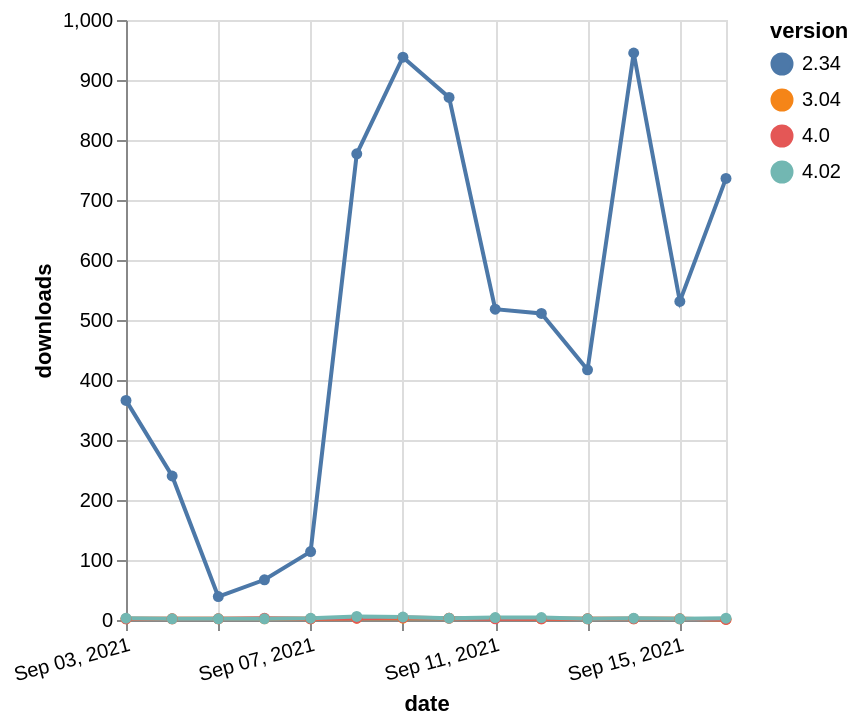

The specification (Vega-Lite) saved for this image:
### Vega-Lite specification from a JSON file in a GitHub repository (floating-point values rounded to 4 significant figures)
{"$schema": "https://vega.github.io/schema/vega-lite/v5.json", "description": "A simple bar chart with embedded data.", "data": {"values": [{"date": "2021-09-03", "total": 7935, "delta": 2, "version": "3.04"}, {"date": "2021-09-04", "total": 7937, "delta": 2, "version": "3.04"}, {"date": "2021-09-05", "total": 7939, "delta": 2, "version": "3.04"}, {"date": "2021-09-06", "total": 7941, "delta": 2, "version": "3.04"}, {"date": "2021-09-07", "total": 7943, "delta": 2, "version": "3.04"}, {"date": "2021-09-08", "total": 7946, "delta": 3, "version": "3.04"}, {"date": "2021-09-09", "total": 7949, "delta": 3, "version": "3.04"}, {"date": "2021-09-10", "total": 7952, "delta": 3, "version": "3.04"}, {"date": "2021-09-11", "total": 7955, "delta": 3, "version": "3.04"}, {"date": "2021-09-12", "total": 7957, "delta": 2, "version": "3.04"}, {"date": "2021-09-13", "total": 7959, "delta": 2, "version": "3.04"}, {"date": "2021-09-14", "total": 7961, "delta": 2, "version": "3.04"}, {"date": "2021-09-15", "total": 7963, "delta": 2, "version": "3.04"}, {"date": "2021-09-16", "total": 7964, "delta": 1, "version": "3.04"}, {"date": "2021-09-03", "total": 2490, "delta": 2, "version": "4.0"}, {"date": "2021-09-04", "total": 2492, "delta": 2, "version": "4.0"}, {"date": "2021-09-05", "total": 2494, "delta": 2, "version": "4.0"}, {"date": "2021-09-06", "total": 2497, "delta": 3, "version": "4.0"}, {"date": "2021-09-07", "total": 2499, "delta": 2, "version": "4.0"}, {"date": "2021-09-08", "total": 2502, "delta": 3, "version": "4.0"}, {"date": "2021-09-09", "total": 2506, "delta": 4, "version": "4.0"}, {"date": "2021-09-10", "total": 2509, "delta": 3, "version": "4.0"}, {"date": "2021-09-11", "total": 2511, "delta": 2, "version": "4.0"}, {"date": "2021-09-12", "total": 2513, "delta": 2, "version": "4.0"}, {"date": "2021-09-13", "total": 2515, "delta": 2, "version": "4.0"}, {"date": "2021-09-14", "total": 2517, "delta": 2, "version": "4.0"}, {"date": "2021-09-15", "total": 2519, "delta": 2, "version": "4.0"}, {"date": "2021-09-16", "total": 2520, "delta": 1, "version": "4.0"}, {"date": "2021-09-03", "total": 164309, "delta": 366, "version": "2.34"}, {"date": "2021-09-04", "total": 164549, "delta": 240, "version": "2.34"}, {"date": "2021-09-05", "total": 164588, "delta": 39, "version": "2.34"}, {"date": "2021-09-06", "total": 164655, "delta": 67, "version": "2.34"}, {"date": "2021-09-07", "total": 164769, "delta": 114, "version": "2.34"}, {"date": "2021-09-08", "total": 165546, "delta": 777, "version": "2.34"}, {"date": "2021-09-09", "total": 166484, "delta": 938, "version": "2.34"}, {"date": "2021-09-10", "total": 167355, "delta": 871, "version": "2.34"}, {"date": "2021-09-11", "total": 167873, "delta": 518, "version": "2.34"}, {"date": "2021-09-12", "total": 168384, "delta": 511, "version": "2.34"}, {"date": "2021-09-13", "total": 168801, "delta": 417, "version": "2.34"}, {"date": "2021-09-14", "total": 169746, "delta": 945, "version": "2.34"}, {"date": "2021-09-15", "total": 170277, "delta": 531, "version": "2.34"}, {"date": "2021-09-16", "total": 171013, "delta": 736, "version": "2.34"}, {"date": "2021-09-03", "total": 3217, "delta": 3, "version": "4.02"}, {"date": "2021-09-04", "total": 3219, "delta": 2, "version": "4.02"}, {"date": "2021-09-05", "total": 3221, "delta": 2, "version": "4.02"}, {"date": "2021-09-06", "total": 3223, "delta": 2, "version": "4.02"}, {"date": "2021-09-07", "total": 3226, "delta": 3, "version": "4.02"}, {"date": "2021-09-08", "total": 3232, "delta": 6, "version": "4.02"}, {"date": "2021-09-09", "total": 3237, "delta": 5, "version": "4.02"}, {"date": "2021-09-10", "total": 3240, "delta": 3, "version": "4.02"}, {"date": "2021-09-11", "total": 3244, "delta": 4, "version": "4.02"}, {"date": "2021-09-12", "total": 3248, "delta": 4, "version": "4.02"}, {"date": "2021-09-13", "total": 3250, "delta": 2, "version": "4.02"}, {"date": "2021-09-14", "total": 3253, "delta": 3, "version": "4.02"}, {"date": "2021-09-15", "total": 3255, "delta": 2, "version": "4.02"}, {"date": "2021-09-16", "total": 3258, "delta": 3, "version": "4.02"}]}, "width": "container", "mark": {"type": "line", "point": {"filled": true}}, "encoding": {"x": {"field": "date", "type": "temporal", "timeUnit": "yearmonthdate", "title": "date", "axis": {"labelAngle": -15}}, "y": {"field": "delta", "type": "quantitative", "title": "downloads"}, "color": {"field": "version", "type": "nominal"}, "tooltip": {"field": "delta"}}}
